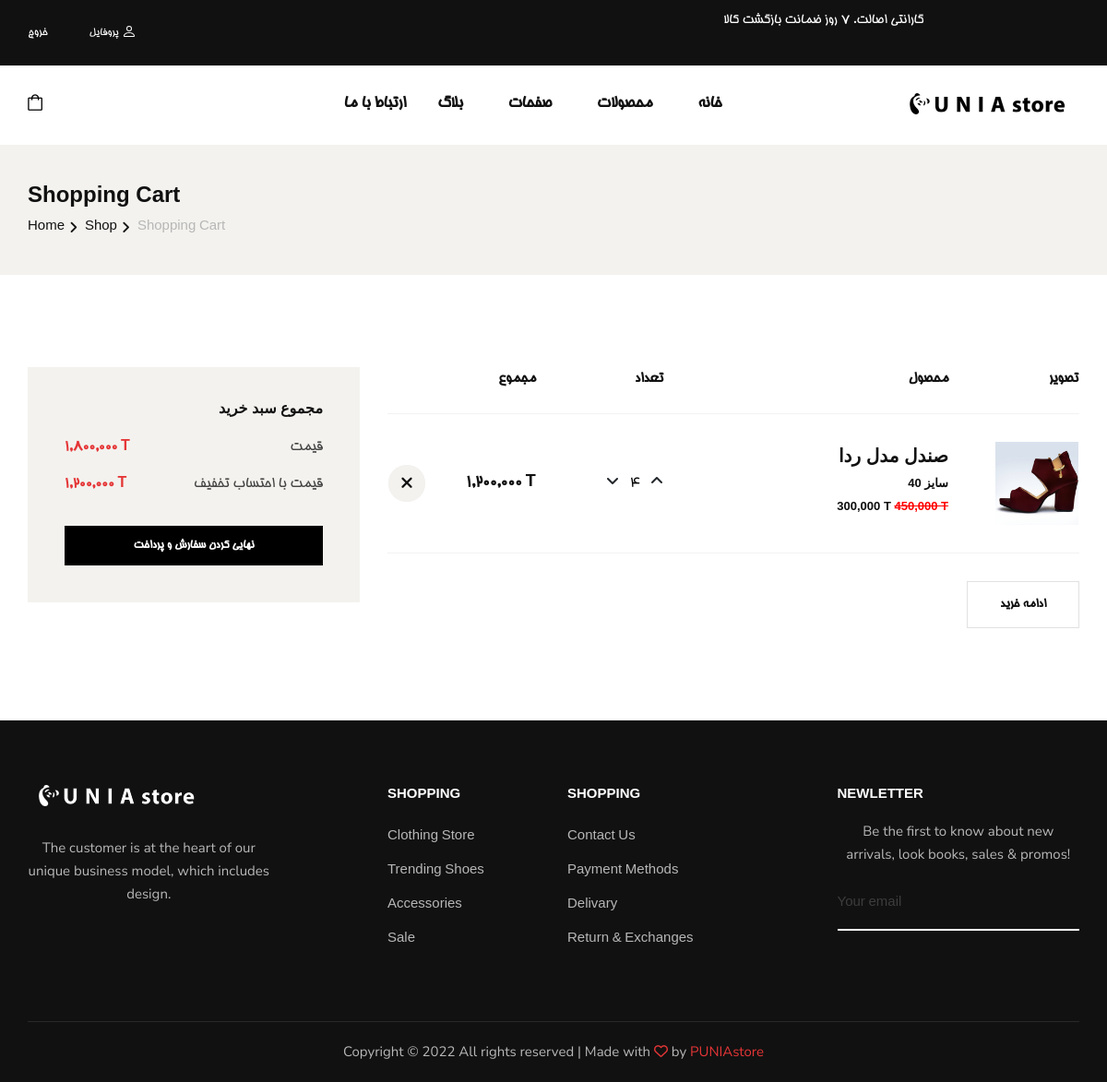
/shoppingcart (signed in), run on an earlier commit of the app's database.
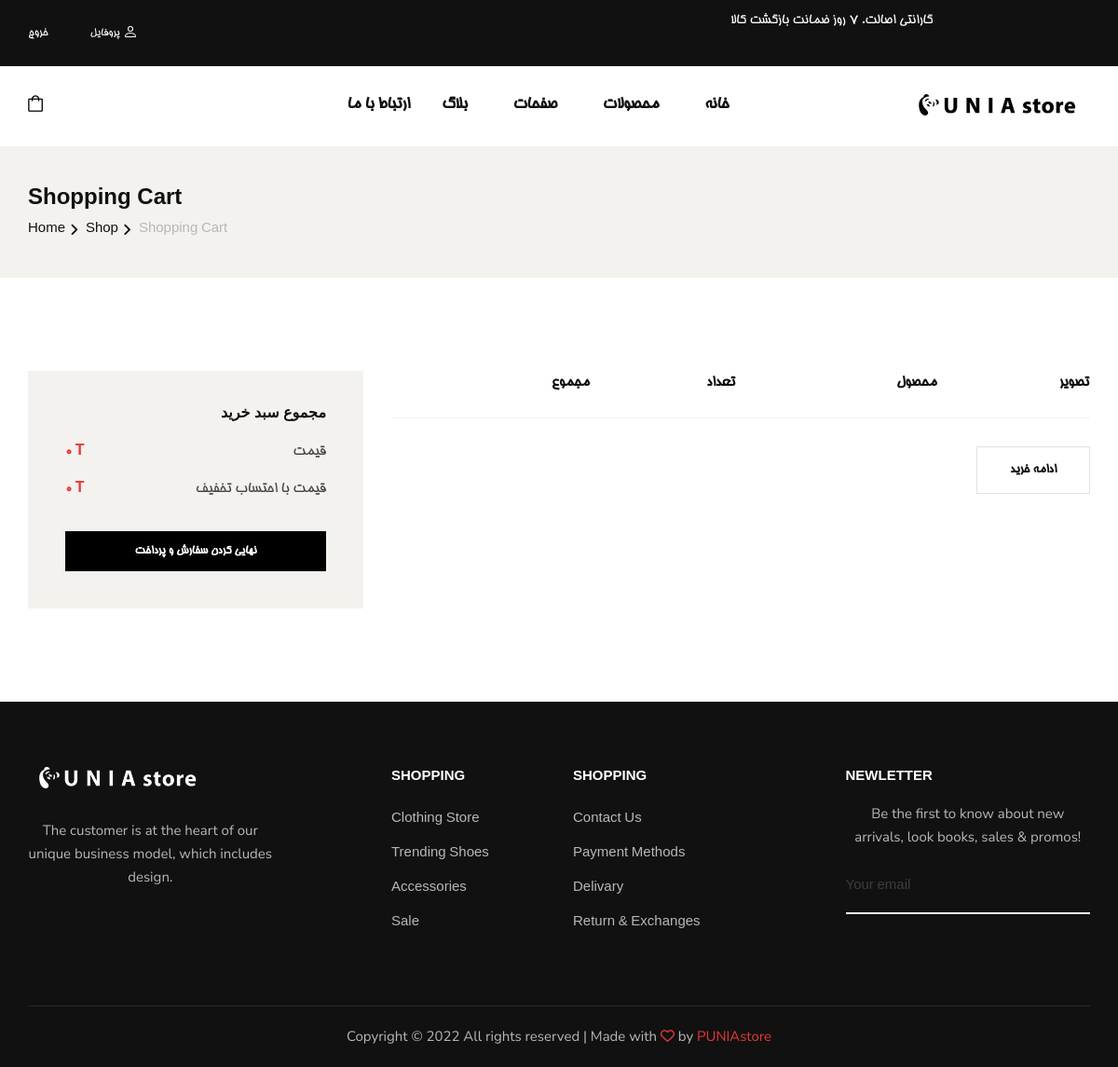
And on a later commit of the database.
### shop/models.py (models this page shows, shortened)
class CartItem(models.Model):
    shopCart = models.ForeignKey(ShopCart, on_delete=models.CASCADE)
    variantProduct = models.ForeignKey(
        VariantProduct, on_delete=models.CASCADE, null=True, blank=True)
    quantity = models.IntegerField(default=0, blank=True, null=True)
    createDate = models.DateField(null=True)

class VariantProduct(models.Model):
    product = models.ForeignKey(Product, on_delete=models.CASCADE)
    quantity = models.IntegerField(default=0)
    dkpc = models.CharField(unique=True, max_length=12, null=True, blank=True)
    size = models.IntegerField()
    mainPrice = models.IntegerField()
    discountPrice = models.IntegerField(null=True, blank=True)

class Product(models.Model):
    name = models.CharField(max_length=50)
    desciption = models.TextField(max_length=300, null=True, blank=True)
    category = models.ManyToManyField(Category)
    dkp = models.CharField(unique=True, max_length=12, null=True, blank=True)
    createDate = models.DateField(null=True)
    averageRating = models.FloatField(null=True, blank=True , default=0.0)
    ratingCount = models.IntegerField(null=True, blank=True , default=0)
    cover = models.ImageField(
        upload_to='images/', default=None, blank=True, null=True)

### shop/views.py (the view)
# urls.py: path('shoppingcart', views.shoppingcart, name='shoppingcart'),
def shoppingcart(request):
    shopcart = ShopCart.objects.get(user=request.user)
    cartitems = CartItem.objects.filter(shopCart=shopcart)
    totalmain = 0
    totaldiscount = 0
    for item in cartitems:
        totalmain = totalmain+(item.variantProduct.mainPrice*item.quantity)
        totaldiscount = totaldiscount + \
            (item.variantProduct.discountPrice*item.quantity)
    context = {'cartitems': cartitems, 'totalmain': totalmain,
               'totaldiscount': totaldiscount}
    return render(request, 'shop/shoppingcart.html', context)

### shop/templates/shop/shoppingcart.html (shortened to what the changed rows need)
{% extends 'base.html' %}
{%load mathfilters %}
{% load humanize %}
{% block content %}
<section class="shopping-cart spad" style="direction:rtl;text-align: right;">
    <div class="container">
        <div class="row">
            <div class="col-lg-8">
                <div class="shopping__cart__table">
                    <table>
                        <thead>
                            <tr>
                                <th>تصویر</th>
                                <th>محصول</th>
                                <th>تعداد</th>
                                <th>مجموع</th>
                                <th></th>
                            </tr>
                        </thead>
                        <tbody>
                            {%for item in cartitems%}
                            <tr>
                                <td calss="product__cart__item" style="padding-left: 50px;" >
                                    <div class="product__cart__item__pic" style="  height: 90px;width: 90px;">
                                        <img src={{item.variantProduct.product.cover.url}} alt="">
                                    </div>
                                </td>
                                <td class="product__cart__item">
                                    <div class="product__cart__item__text">
                                        <h6>{{item.variantProduct.product.name}}</h6>
                                        <h5 style="pad">سایز {{item.variantProduct.size}}</h5>
                                        <h5 style="direction:ltr">
                                            {{item.variantProduct.discountPrice| intcomma}}  T
                                            <span style="color:#ff0000;text-decoration-line:line-through;">
                                                {{item.variantProduct.mainPrice| intcomma}} T
                                            </span>
                                        </h5>
                                    </div>
                                </td>
                                <td class="quantity__item">
                                    <form id="editform" method="POST" action="{% url 'edit_cart' %}">
                                            <div class="pro-qty-2">
                                                <input type="text" name="quantity" id="{{item.id}}" value="{{item.quantity}}" style="border: white;width: 26px;text-align: center;">
                                            </div>
                                    </form>
                                </td>
                                <td class="cart__price" style="direction:ltr;">
                                    {{item.quantity| mul:item.variantProduct.discountPrice| intcomma}} T
                                </td>
                                <td class="cart__close">
                                        <form method="POST" action={% url 'remove_from_cart' %}>
                                            <button style="border-radius: 100%;padding:0;border:0">
                                                <i class="fa fa-close"></i>
                                            </button>
                                        </form>
                                </td>
                            </tr>
                            {%endfor%}
                        </tbody>
                    </table>
                </div>
            </div>
            <div class="col-lg-4">
                <div class="cart__total">
                    <ul>
                        <li style="direction: ltr;">قیمت <span>{{totalmain|intcomma}} T</span></li>
                        <li style="direction: ltr;">قیمت با احتساب تخفیف <span>{{totaldiscount|intcomma}} T</span></li>
                    </ul>
                </div>
            </div>
        </div>
    </div>
</section>
{%endblock%}

What changed in the data, as far as the page shows it:
removed CartItem: variantProduct.product.cover (picture), variantProduct.product.name "صندل مدل ردا", variantProduct.size "40", variantProduct.discountPrice "300,000", variantProduct.mainPrice "450,000", quantity "4", quantity|mul "1,200,000"
Also different on the page:
{{ totalmain|intcomma }}: "1,800,000" → "0"
{{ totaldiscount|intcomma }}: "1,200,000" → "0"
